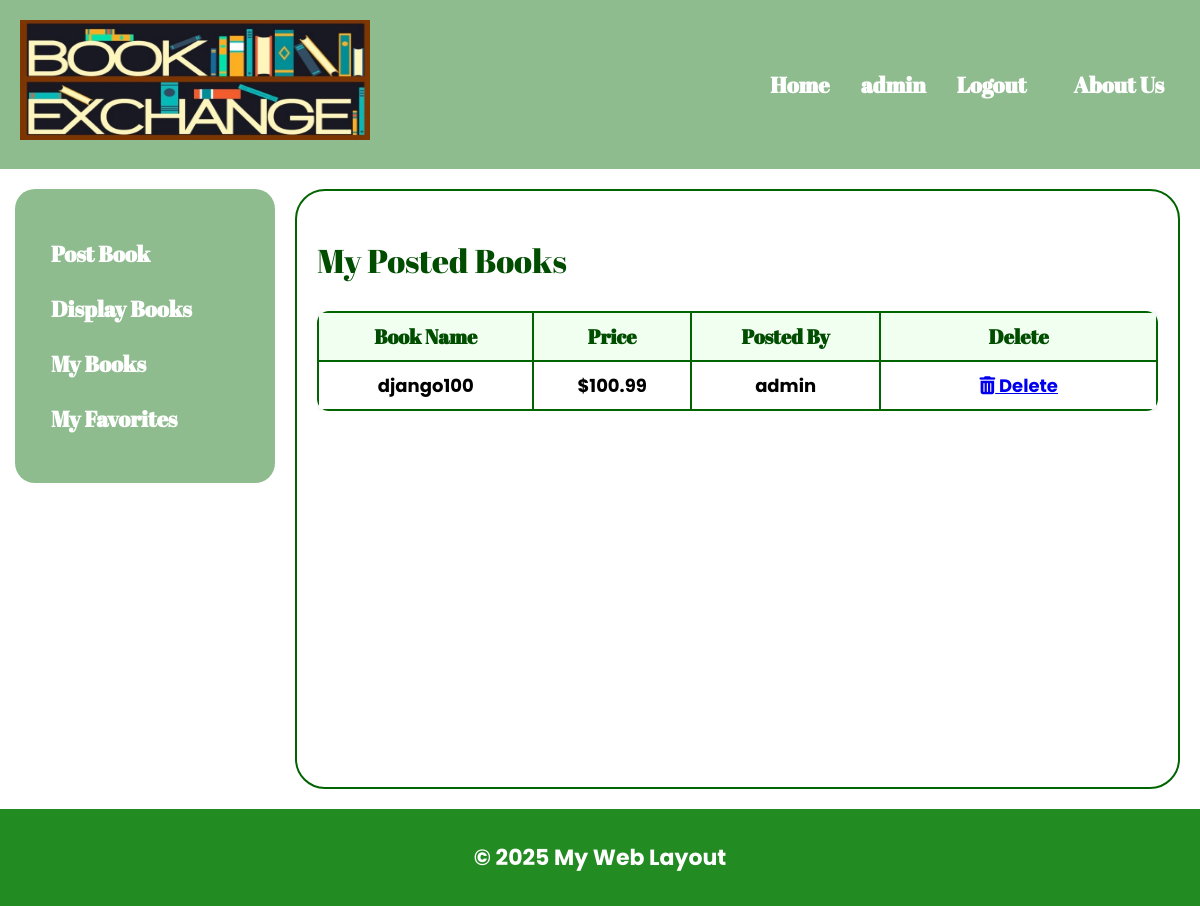
/mybooks (signed in), run on an earlier commit of the app's database.
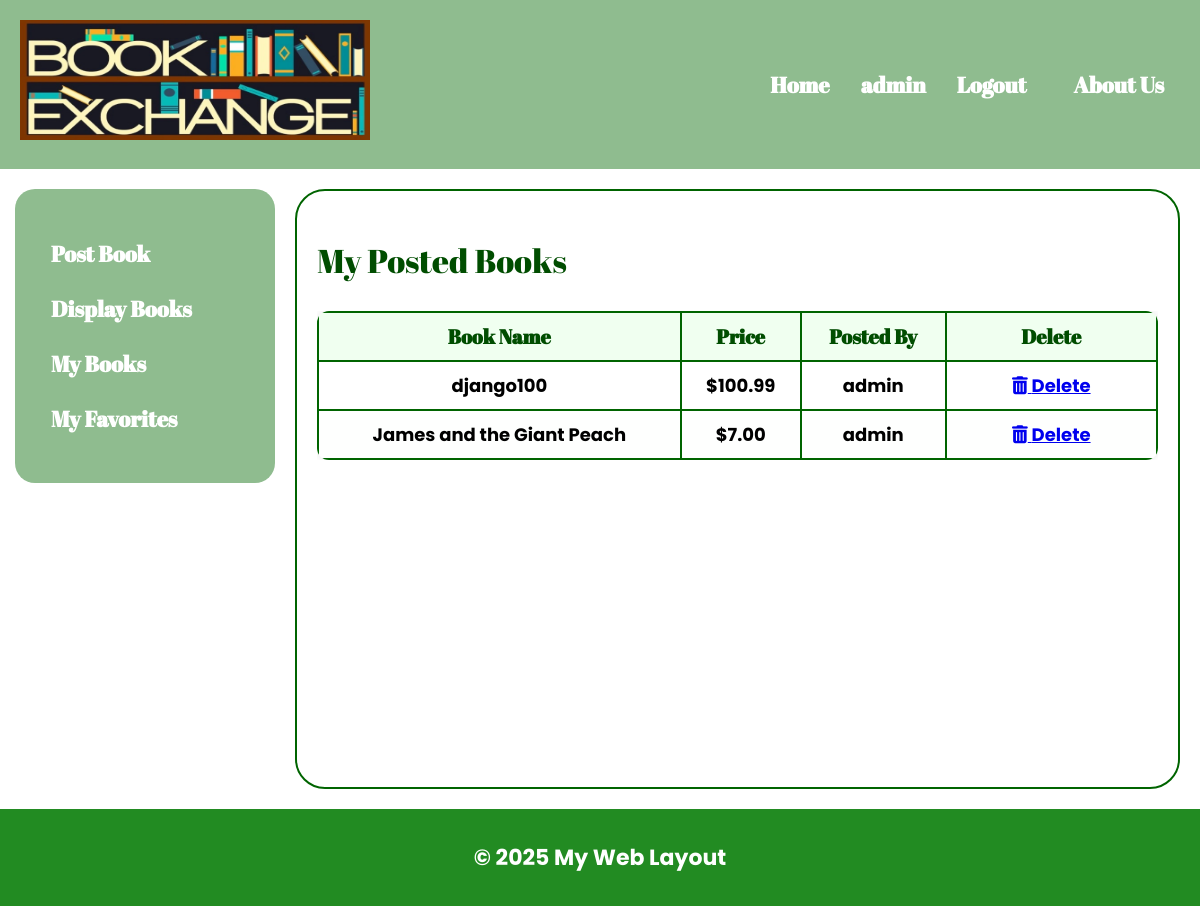
And on a later commit of the database.
### bookMng/models.py (models this page shows, shortened)
class MainMenu(models.Model):
    item = models.CharField(max_length=300, unique=True)
    link = models.CharField(max_length=300, unique=True)

class Book(models.Model):
    name = models.CharField(max_length=200)
    web = models.URLField(max_length=300)
    price = models.DecimalField(decimal_places=2, max_digits=8)
    publishdate = models.DateField(auto_now=True)
    picture = models.FileField(upload_to='bookEx/static/uploads')
    pic_path = models.CharField(max_length=300, editable=False, blank=True)
    username = models.ForeignKey(User, blank=True, null=True, on_delete=models.CASCADE)

### bookMng/views.py (the view)
# urls.py: path('mybooks', views.mybooks, name='mybooks'),
@login_required(login_url='/accounts/login/')
def mybooks(request):
    books = Book.objects.filter(username=request.user)
    for b in books:
        b.pic_path = b.picture.url[14:]
    return render(request,
                  'bookMng/mybooks.html',
                  {
                      'item_list': MainMenu.objects.all(),
                      'books': books
                  })

### bookEx/templates/bookMng/mybooks.html
{% extends "base.html" %}
{% load static %}
{% block sidenav %}
    {% for item in item_list %}
        <li>
            <a href="{{ item.link }}">{{ item.item }}</a>
        </li>
    {% endfor %}
{% endblock sidenav %}
{% block content %}
    <h2 class="text-center mb-4 text-success">My Posted Books</h2>
    <div class="table-container" style="overflow-x: auto;">
        <table class="book-table">
            <thead>
                <tr>
                    <th>Book Name</th>
                    <th>Price</th>
                    <th>Posted By</th>
                    <th>Delete</th>
                </tr>
            </thead>
            <tbody>
                {% for book in books %}
                    <tr>
                        <td>
                            <a href="{% url 'book_detail' book.id %}" style="text-decoration: none; color: #000; font-weight: bold;">
                                {{ book.name }}
                            </a>
                        </td>
                        <td>${{ book.price }}</td>
                        <td>{{ book.username }}</td>
                        <td>
                            <a href="{% url 'book_delete' book.id %}" class="btn btn-sm btn-outline-danger rounded-pill">
                                <i class="fas fa-trash-alt"></i> Delete
                            </a>
                        </td>
                    </tr>
                {% endfor %}
            </tbody>
        </table>
    </div>
{% endblock content %}

What changed in the data, as far as the page shows it:
added Book: name "James and the Giant Peach", price "7.00", username "admin"
